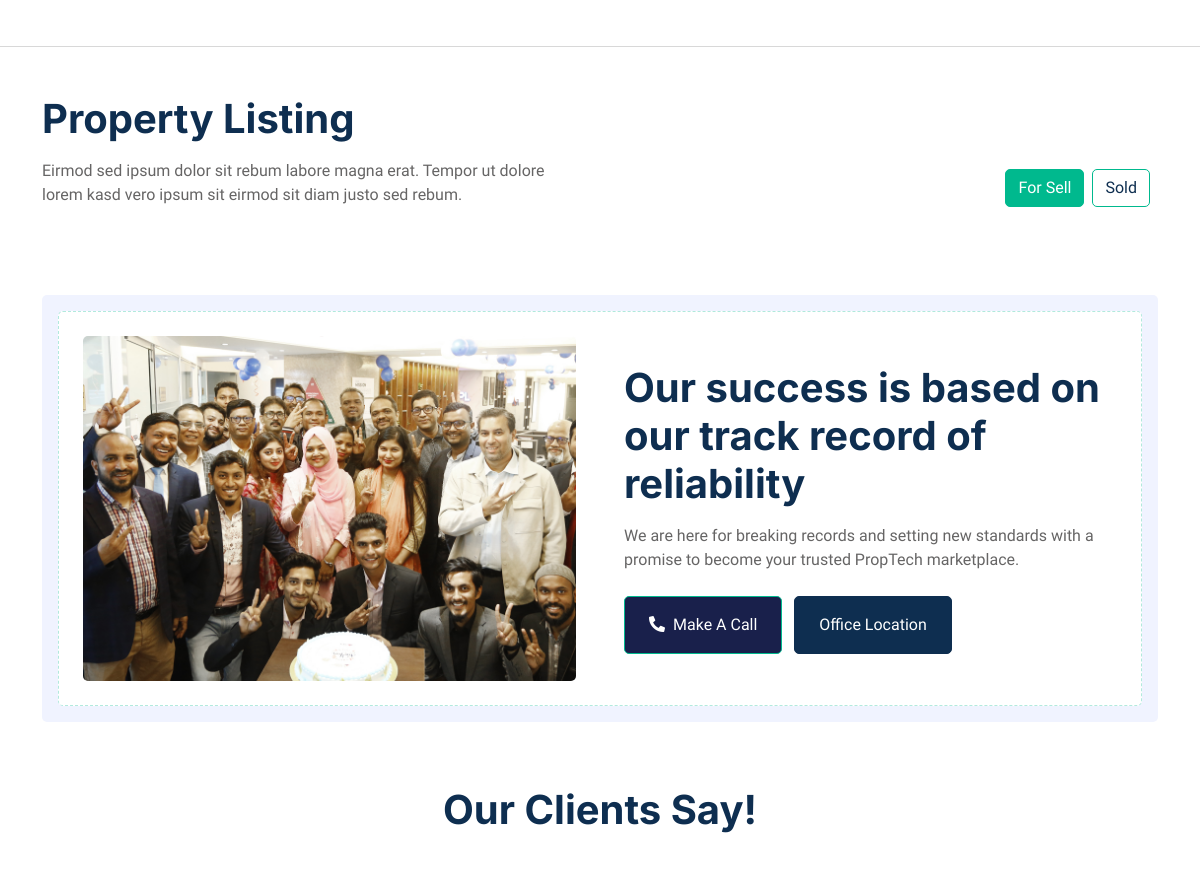
The app's page / (middle part), older data.
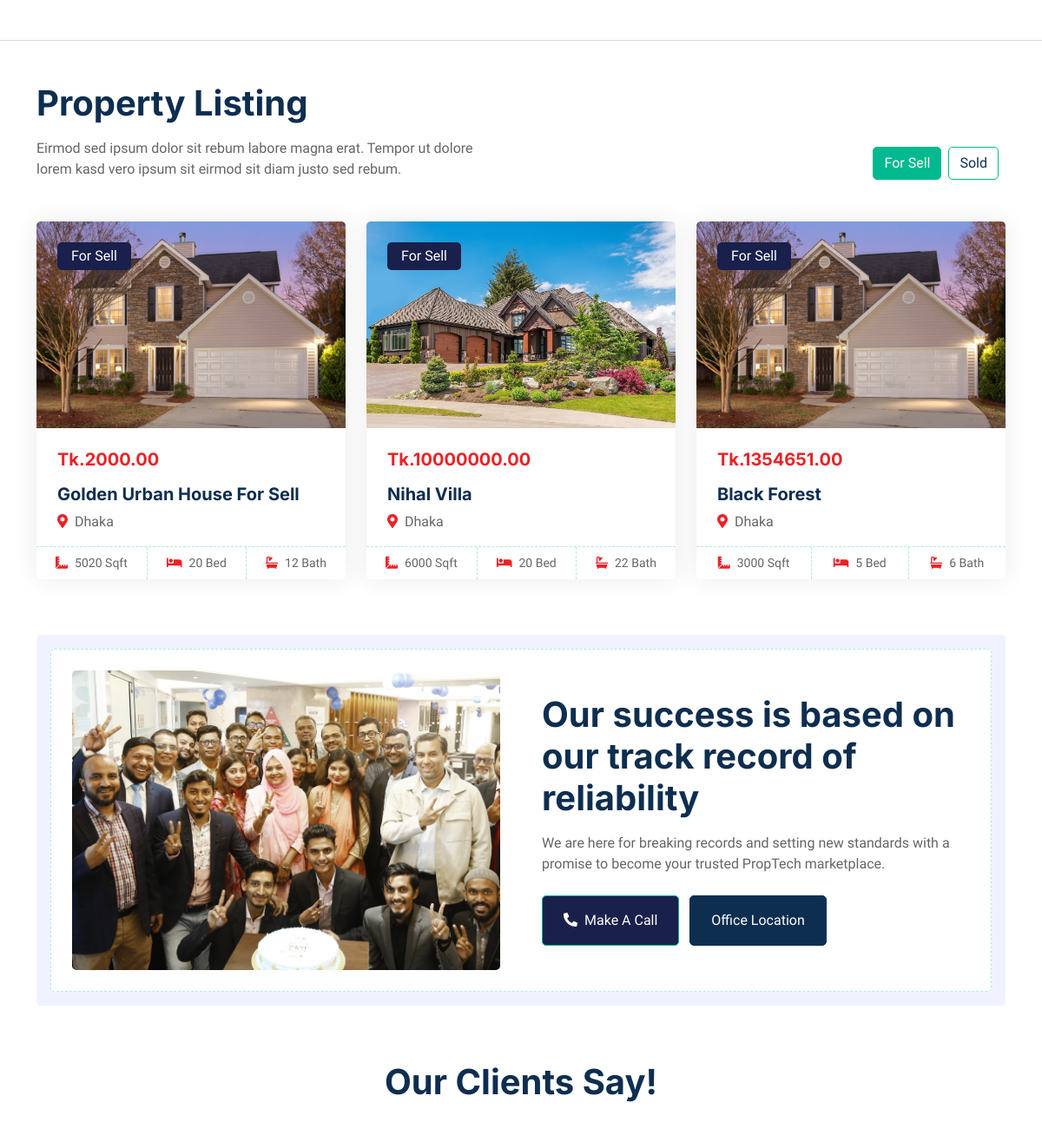
The same page, newer data.
### properties/models.py (models this page shows, shortened)
class Property(models.Model):
    PROPERTY_TYPES = [
        ('sell', 'For Sell'),
        ('sold', 'Sold'),
    ]
    title = models.CharField(max_length=100)
    property_type = models.CharField(max_length=4, choices=PROPERTY_TYPES, default='sell')
    price = models.DecimalField(max_digits=10, decimal_places=2)
    location = models.CharField(max_length=255)
    image = models.ImageField(upload_to='property_images/')
    size_sqft = models.IntegerField()
    bedrooms = models.IntegerField()
    bathrooms = models.IntegerField()

### properties/views.py (the view)
# urls.py: path('', views.home, name="home"),
def home(request):
    properties = Property.objects.all()
    context = {
        'properties': properties,
    }
    return render(request, 'properties/home.html', context)

### properties/templates/properties/home.html (shortened to what this page needs)
{% extends "properties/base.html" %}
{% block body %}
{% load static %}
    <div class="container-xxl py-5">
    </div>
    <hr>
 <div class="container-xxl py-5">
    <div class="container">
        <div class="row g-0 gx-5 align-items-end">
            <div class="col-lg-6">
                <div class="text-start mx-auto mb-5 wow slideInLeft" data-wow-delay="0.1s">
                    <h1 class="mb-3">Property Listing</h1>
                    <p>Eirmod sed ipsum dolor sit rebum labore magna erat. Tempor ut dolore lorem kasd vero ipsum sit eirmod sit diam justo sed rebum.</p>
                </div>
            </div>
            <div class="col-lg-6 text-start text-lg-end wow slideInRight" data-wow-delay="0.1s">
                <ul class="nav nav-pills d-inline-flex justify-content-end mb-5">
                    <li class="nav-item me-2">
                        <a class="btn btn-outline-primary active" data-bs-toggle="pill" href="#tab-1">For Sell</a>
                    </li>
                    <li class="nav-item me-2">
                        <a class="btn btn-outline-primary" data-bs-toggle="pill" href="#tab-2">Sold</a>
                    </li>
                </ul>
            </div>
        </div>
        <div class="tab-content">
            <div id="tab-1" class="tab-pane fade show p-0 active">
                <div class="row g-4">
                    {% for property in properties %}
                    {% if property.property_type == 'sell' %}
                    <div class="col-lg-4 col-md-6 wow fadeInUp" data-wow-delay="0.1s">
                        <div class="property-item rounded overflow-hidden">
                            <div class="position-relative overflow-hidden">
                                <a href=""><img class="img-fluid" src="{{ property.image.url }}" alt=""></a>
                                <div class="bg-primary rounded text-white position-absolute start-0 top-0 m-4 py-1 px-3">
                                    For Sell
                                </div>
                            </div>
                            <div class="p-4 pb-0">
                                <h5 class="text-primary mb-3">Tk.{{ property.price }}</h5>
                                <a class="d-block h5 mb-2" href="">{{ property.title }}</a>
                                <p><i class="fa fa-map-marker-alt text-primary me-2"></i>{{ property.location }}</p>
                            </div>
                            <div class="d-flex border-top">
                                <small class="flex-fill text-center border-end py-2"><i class="fa fa-ruler-combined text-primary me-2"></i>{{ property.size_sqft }} Sqft</small>
                                <small class="flex-fill text-center border-end py-2"><i class="fa fa-bed text-primary me-2"></i>{{ property.bedrooms }} Bed</small>
                                <small class="flex-fill text-center py-2"><i class="fa fa-bath text-primary me-2"></i>{{ property.bathrooms }} Bath</small>
                            </div>
                        </div>
                    </div>
                    {% endif %}
                    {% endfor %}
                </div>
            </div>
        </div>
    </div>
</div>
    <div class="container-xxl py-5">
        <div class="container">
            <div class="bg-light rounded p-3">
                <div class="bg-white rounded p-4" style="border: 1px dashed rgba(0, 185, 142, .3)">
                    <div class="row g-5 align-items-center">
                        <div class="col-lg-6 wow fadeIn" data-wow-delay="0.1s">
                            <img class="img-fluid rounded w-100" src={% static "img/call-to-action.jpg"%} alt="">
                        </div>
                        <div class="col-lg-6 wow fadeIn" data-wow-delay="0.5s">
                            <div class="mb-4">
                                <h1 class="mb-3">Our success is based on our track record of reliability</h1>
                                <p>We are here for breaking records and setting new standards with a promise to become your trusted PropTech marketplace.</p>
                            </div>
                            <a href="tel:+8801711251505" class="btn btn-primary py-3 px-4 me-2"><i class="fa fa-phone-alt me-2"></i>Make A Call</a>
                            <a href="https://maps.app.goo.gl/yp96Fv7FaGauhRNE9" class="btn btn-dark py-3 px-4" target="_blank">Office Location</a>
                        </div>
                    </div>
                </div>
            </div>
        </div>
    </div>
    <div class="container-xxl py-5">
        <div class="container">
            <div class="text-center mx-auto mb-5 wow fadeInUp" data-wow-delay="0.1s" style="max-width: 600px;">
                <h1 class="mb-3">Our Clients Say!</h1>
            </div>
        </div>
    </div>
{% endblock %}

### properties/templates/properties/base.html (shortened to what this page needs)
{% load static %}
<!DOCTYPE html>
<html lang="en">
<head>
    <link href="https://cdnjs.cloudflare.com/ajax/libs/font-awesome/5.10.0/css/all.min.css" rel="stylesheet">
    <link href="https://cdn.jsdelivr.net/npm/bootstrap-icons@1.4.1/font/bootstrap-icons.css" rel="stylesheet">
    <link href={% static "lib/animate/animate.min.css"%} rel="stylesheet">
    <link href={% static "lib/owlcarousel/assets/owl.carousel.min.css"%} rel="stylesheet">
    <link href={% static "css/bootstrap.min.css"%} rel="stylesheet">
    <link href={% static "css/style.css"%} rel="stylesheet">
</head>
<body>
    <div class="container-xxl bg-white p-0">
    {% block body %}
    {% endblock %}
    </div>
</body>
</html>

### properties/static/css/style.css (style rules this page uses)
:root { --primary: #19204B; --secondary: #FF6922; --light: #EFFDF5; --dark: #0E2E50; }
.btn { transition: .5s; }
.btn.btn-primary, .btn.btn-secondary { color: #FFFFFF; }
.nav-pills .nav-item .btn { color: var(--dark); }
.nav-pills .nav-item .btn:hover, .nav-pills .nav-item .btn.active { color: #FFFFFF; }
.property-item { box-shadow: 0 0 30px rgba(0, 0, 0, .08); }
.property-item img { transition: .5s; }
.property-item .border-top { border-top: 1px dashed rgba(0, 185, 142, .3) !important; }
.property-item .border-end { border-right: 1px dashed rgba(0, 185, 142, .3) !important; }

Row changes from the older to the newer data that the page shows:
added Property: image (picture), price "2000.00", title "Golden Urban House For Sell", location "Dhaka", size_sqft "5020", bedrooms "20", bathrooms "12"
added Property: image (picture), price "10000000.00", title "Nihal Villa", location "Dhaka", size_sqft "6000", bedrooms "20", bathrooms "22"
added Property: image (picture), price "1354651.00", title "Black Forest", location "Dhaka", size_sqft "3000", bedrooms "5", bathrooms "6"
